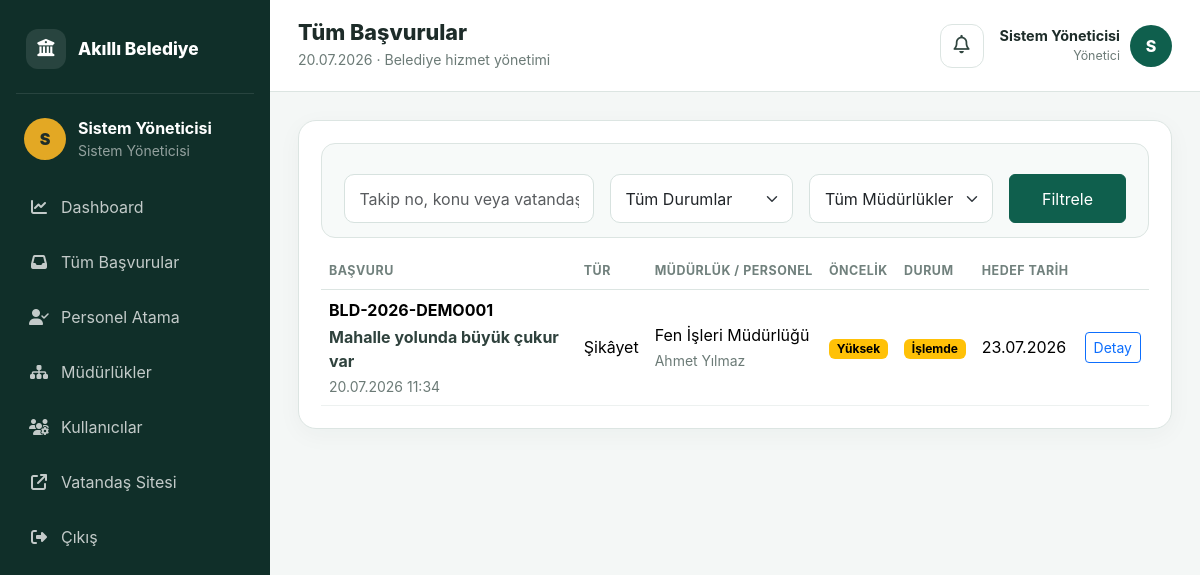
The app's page /admin/basvurular.php (signed in) with its own data.
### tables this page shows
CREATE TABLE complaints (
    id INT AUTO_INCREMENT PRIMARY KEY,
    tracking_code VARCHAR(30) NOT NULL UNIQUE,
    citizen_name VARCHAR(120) NOT NULL,
    phone VARCHAR(30) NOT NULL,
    email VARCHAR(150) NULL,
    type ENUM('Talep','Öneri','Şikâyet') NOT NULL,
    title VARCHAR(200) NOT NULL,
    description TEXT NOT NULL,
    address VARCHAR(255) NULL,
    district VARCHAR(120) NULL,
    attachment VARCHAR(255) NULL,
    department_id INT NULL,
    suggested_department_id INT NULL,
    assigned_user_id INT NULL,
    priority ENUM('Düşük','Normal','Yüksek','Acil') NOT NULL DEFAULT 'Normal',
    status ENUM('Yeni','İnceleniyor','Yönlendirildi','İşlemde','Çözüldü','Reddedildi') NOT NULL DEFAULT 'Yeni',
    due_date DATE NULL,
    resolution_note TEXT NULL,
    resolved_at DATETIME NULL,
    created_at TIMESTAMP DEFAULT CURRENT_TIMESTAMP,
    updated_at TIMESTAMP DEFAULT CURRENT_TIMESTAMP ON UPDATE CURRENT_TIMESTAMP,
    INDEX idx_status (status),
    INDEX idx_priority (priority),
    INDEX idx_department (department_id),
    INDEX idx_assigned (assigned_user_id),
    CONSTRAINT fk_complaint_department FOREIGN KEY (department_id) REFERENCES departments(id) ON DELETE SET NULL,
    CONSTRAINT fk_complaint_suggested FOREIGN KEY (suggested_department_id) REFERENCES departments(id) ON DELETE SET NULL,
    CONSTRAINT fk_complaint_user FOREIGN KEY (assigned_user_id) REFERENCES users(id) ON DELETE SET NULL
);

CREATE TABLE departments (
    id INT AUTO_INCREMENT PRIMARY KEY,
    name VARCHAR(150) NOT NULL UNIQUE,
    description VARCHAR(255) NULL,
    is_active TINYINT(1) NOT NULL DEFAULT 1,
    created_at TIMESTAMP DEFAULT CURRENT_TIMESTAMP
);

CREATE TABLE users (
    id INT AUTO_INCREMENT PRIMARY KEY,
    full_name VARCHAR(120) NOT NULL,
    email VARCHAR(150) NOT NULL UNIQUE,
    password VARCHAR(255) NOT NULL,
    role ENUM('admin','staff') NOT NULL DEFAULT 'staff',
    department_id INT NULL,
    is_active TINYINT(1) NOT NULL DEFAULT 1,
    created_at TIMESTAMP DEFAULT CURRENT_TIMESTAMP,
    CONSTRAINT fk_users_department FOREIGN KEY (department_id) REFERENCES departments(id) ON DELETE SET NULL
);

### includes/functions.php (called while the page is built, shortened)
<?php
function e(?string $value): string {
    return htmlspecialchars($value ?? '', ENT_QUOTES, 'UTF-8');
}
function status_badge(string $status): string {
    return match ($status) {
        'Yeni' => 'secondary',
        'İnceleniyor' => 'info',
        'Yönlendirildi' => 'primary',
        'İşlemde' => 'warning',
        'Çözüldü' => 'success',
        'Reddedildi' => 'danger',
        default => 'dark'
    };
}
function priority_badge(string $priority): string {
    return match ($priority) {
        'Acil' => 'danger',
        'Yüksek' => 'warning',
        'Düşük' => 'secondary',
        default => 'primary'
    };
}

### admin/basvurular.php (the view, shortened to what this page needs)
<?php
require_once '../config/db.php';
$q = trim($_GET['q'] ?? '');
$sql = 'SELECT c.id, c.tracking_code, c.title, c.type, c.status, c.priority, c.created_at, c.due_date, d.name AS department_name, u.full_name AS assigned_name
        FROM complaints c
        LEFT JOIN departments d ON d.id = c.department_id
        LEFT JOIN users u ON u.id = c.assigned_user_id
        WHERE 1=1';
$params = [];
$sql .= ' ORDER BY CASE c.priority WHEN "Acil" THEN 1 WHEN "Yüksek" THEN 2 WHEN "Normal" THEN 3 ELSE 4 END, c.created_at DESC';
$stmt = $pdo->prepare($sql);
$stmt->execute($params);
$complaints = $stmt->fetchAll();
require '../includes/panel_header.php';
?>
<div class="panel-card">
    <form method="get" class="filter-bar row g-3">
        <div class="col-lg-4"><input type="text" name="q" class="form-control" value="<?= e($q) ?>" placeholder="Takip no, konu veya vatandaş ara"></div>
        <div class="col-lg-3">
            <select name="status" class="form-select">
                <option value="">Tüm Durumlar</option>
            </select>
        </div>
        <div class="col-lg-3">
            <select name="department" class="form-select">
                <option value="0">Tüm Müdürlükler</option>
            </select>
        </div>
        <div class="col-lg-2 d-grid"><button class="btn btn-primary">Filtrele</button></div>
    </form>
    <div class="table-responsive mt-3">
        <table class="table align-middle">
            <thead><tr><th>Başvuru</th><th>Tür</th><th>Müdürlük / Personel</th><th>Öncelik</th><th>Durum</th><th>Hedef Tarih</th><th></th></tr></thead>
            <tbody>
            <?php foreach ($complaints as $item): ?>
                <tr>
                    <td><strong><?= e($item['tracking_code']) ?></strong><span class="table-title"><?= e($item['title']) ?></span><small><?= date('d.m.Y H:i', strtotime($item['created_at'])) ?></small></td>
                    <td><?= e($item['type']) ?></td>
                    <td><span><?= e($item['department_name'] ?: 'Atanmadı') ?></span><small><?= e($item['assigned_name'] ?: 'Personel atanmadı') ?></small></td>
                    <td><span class="badge text-bg-<?= priority_badge($item['priority']) ?>"><?= e($item['priority']) ?></span></td>
                    <td><span class="badge text-bg-<?= status_badge($item['status']) ?>"><?= e($item['status']) ?></span></td>
                    <td><?= $item['due_date'] ? date('d.m.Y', strtotime($item['due_date'])) : '-' ?></td>
                    <td><a href="basvuru_detay.php?id=<?= $item['id'] ?>" class="btn btn-sm btn-outline-primary">Detay</a></td>
                </tr>
            <?php endforeach; ?>
            </tbody>
        </table>
    </div>
</div>
<?php require '../includes/panel_footer.php'; ?>

### assets/css/style.css (style rules this page uses)
:root { --primary: #0f5f4d; --primary-dark: #0a4337; --accent: #e3a824; --bg: #f4f7f6; --text: #1d2c29; --muted: #6c7b77; --border: #dce5e2; --sidebar: #102f29; }
* { box-sizing: border-box }
body { margin: 0; font-family: Inter, Segoe UI, Arial, sans-serif; background: var(--bg); color: var(--text) }
a { text-decoration: none }
.form-control, .form-select { border-color: #d7e2df; padding: .72rem .9rem; border-radius: 10px }
.btn-primary { background: var(--primary); border-color: var(--primary) }
.panel-card { background: #fff; border: 1px solid var(--border); border-radius: 18px; padding: 22px; box-shadow: 0 6px 24px rgba(15, 60, 49, .04) }
.table { margin: 0 }
.table th { font-size: .78rem; text-transform: uppercase; letter-spacing: .04em; color: #71817d; border-bottom: 1px solid var(--border); white-space: nowrap }
.table td { vertical-align: middle; border-color: #edf1f0 }
.table td strong, .table td small, .table-title { display: block }
.table-title { font-weight: 650; color: #2f423d; margin-top: 3px }
.table td small { color: var(--muted); margin-top: 3px }
.filter-bar { background: #f7faf9; border: 1px solid var(--border); border-radius: 14px; padding: 14px; margin: 0 }

### records on screen
complaints: tracking_code "BLD-2026-DEMO001", title "Mahalle yolunda büyük çukur var", created_at "20.07.2026 11:34", type "Şikâyet", department.name "Fen İşleri Müdürlüğü", assigned_user.full_name "Ahmet Yılmaz", priority "Yüksek", status "İşlemde", due_date "23.07.2026"

### other values on screen
mb_substr($user['full_name'], 0, 1) "S"
$user['full_name'] "Sistem Yöneticisi"
$pageTitle "Tüm Başvurular"
